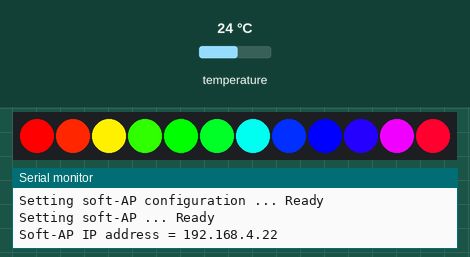
A sketch run on a simulated ESP8266 (Wemos D1 mini). Shown: 12 RGB LEDs in strip order, left to right, the last lines printed to the serial monitor. Inputs (shaded band) come from the test bench; at power-on: temperature 24 °C.

Above: at 13.5 s.
At 17.8 s:
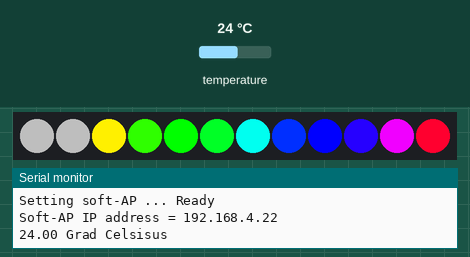
17.9 s: temperature set to 20.6 °C
26.2 s: temperature set to 19.6 °C
At 32.97 s:
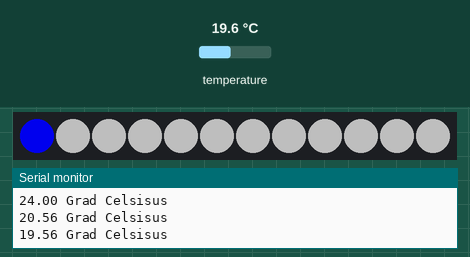
35.2 s: temperature set to 28 °C
At 44.6 s:
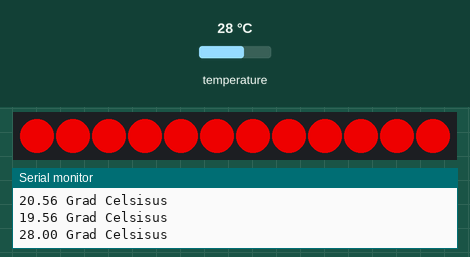

The sketch:

CTPWemosTempSensor.ino
```cpp
#include <ESP8266WiFi.h>
#include <OneWire.h>
#include <DallasTemperature.h>
#include <Adafruit_NeoPixel.h>

#define PIN D6
#define ONE_WIRE_BUS D2

//the Wemos WS2812B RGB shield has 1 LED connected to pin 2
Adafruit_NeoPixel pixels = Adafruit_NeoPixel(12, PIN, NEO_GRB + NEO_KHZ800);

const char* ssid = "CTP_TEMP_SENSOR";
const char* pw = "ctp1fb";

OneWire oneWire(ONE_WIRE_BUS);
DallasTemperature DS18B20(&oneWire);

float temperatureC;
char temperatureCString[6];
char temperatureFString[6];


IPAddress local_IP(192,168,4,22);
IPAddress gateway(192,168,4,9);
IPAddress subnet(255,255,255,0);

void setup()
{
  Serial.begin(115200);
  DS18B20.begin();
  pixels.begin(); // This initializes the NeoPixel library.
  Serial.println();

  Serial.print("Konfiguriere WiFi ... ");
  Serial.println(ssid);

  Serial.print("Setting soft-AP configuration ... ");
  Serial.println(WiFi.softAPConfig(local_IP, gateway, subnet) ? "Ready" : "Failed!");

  Serial.print("Setting soft-AP ... ");
  Serial.println(WiFi.softAP("ESPsoftAP_01") ? "Ready" : "Failed!");

  Serial.print("Soft-AP IP address = ");
  Serial.println(WiFi.softAPIP());

  rainbow(10);
}

void getTemperature() {
 do {
 DS18B20.requestTemperatures();
 temperatureC = DS18B20.getTempCByIndex(0);
 dtostrf(temperatureC, 2, 2, temperatureCString);
 delay(100);
 } while (temperatureC == 85.0 || temperatureC == (-127.0));
}

//simple function which takes values for the red, green and blue led and also
//a delay
void setColor(int led, int redValue, int greenValue, int blueValue, int delayValue)
{
  pixels.setPixelColor(led, pixels.Color(redValue, greenValue, blueValue));
  pixels.show();
  delay(delayValue);
}


// Rainbow cycle along whole strip. Pass delay time (in ms) between frames.
void rainbow(int wait) {
  // Hue of first pixel runs 5 complete loops through the color wheel.
  // Color wheel has a range of 65536 but it's OK if we roll over, so
  // just count from 0 to 5*65536. Adding 256 to firstPixelHue each time
  // means we'll make 5*65536/256 = 1280 passes through this outer loop:
  for(long firstPixelHue = 0; firstPixelHue < 5*65536; firstPixelHue += 256) {
    for(int i=0; i<pixels.numPixels(); i++) { // For each pixel in strip...
      // Offset pixel hue by an amount to make one full revolution of the
      // color wheel (range of 65536) along the length of the strip
      // (strip.numPixels() steps):
      int pixelHue = firstPixelHue + (i * 65536L / pixels.numPixels());
      // strip.ColorHSV() can take 1 or 3 arguments: a hue (0 to 65535) or
      // optionally add saturation and value (brightness) (each 0 to 255).
      // Here we're using just the single-argument hue variant. The result
      // is passed through strip.gamma32() to provide 'truer' colors
      // before assigning to each pixel:
      pixels.setPixelColor(i, pixels.gamma32(pixels.ColorHSV(pixelHue)));
    }
    pixels.show(); // Update strip with new contents
    delay(wait);  // Pause for a moment
  }
}

void loop() {
 delay(3000);
 getTemperature();
 Serial.printf(temperatureCString);
 Serial.println(" Grad Celsisus");

  int led;
  for(led=0; led <=12; led++)
  {
    if(temperatureC>=28.00){
    setColor(led,200,0,0,300); //red
    }
    if(temperatureC>=25.00&&temperatureC<28.00){
    setColor(led,180,180,0,300); //yellow
    }
    if(temperatureC>=20.00&&temperatureC<25.00){
    setColor(led,80,80,80,300); //white
    }
    if(temperatureC<20.00){
    setColor(led,0,0,200,300); //blue
    }
  }
}
```

Measured:
- the behaviour switches between 20 and 19.9 °C on temperature (found by bisection; images 1 and 2)
- after the input at 26.2 s, the LEDs: change after 6.6 s (image 2)
- after the input at 35.2 s, the LEDs: first differ from a run without the input after 5.4 s (image 3 shows a later state)
- what the display in image 0 shows lasts 3.9 s, from 13.4 s to 17.3 s
